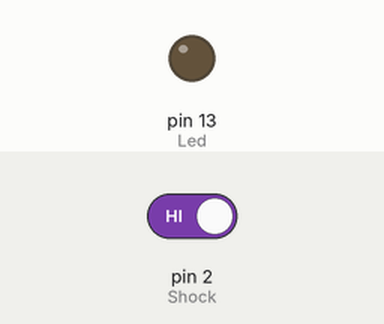
The sketch below on a simulated Arduino Uno, built with avr-gcc and run on an emulated ATmega328P. On the bench: output pins drawn as LEDs (lit = HIGH). The inputs (shaded band) are chosen by the test bench; at power-on: pin 2 (Shock) HIGH.

Above: at 1.2 s.
1.3 s: pin 2 (Shock) driven LOW
At 2.1 s:
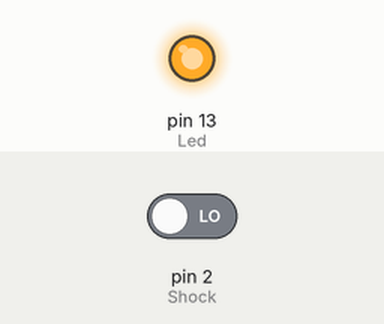
2.8 s: pin 2 (Shock) driven HIGH
At 3.6 s:
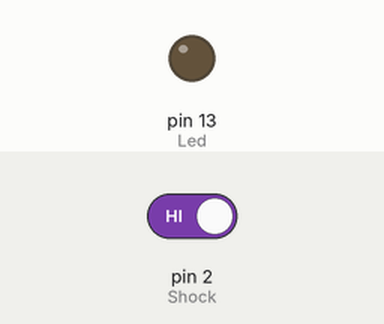
Timing chart, 0 to 5.8 s (numbered marks = the images above; inputs shaded):
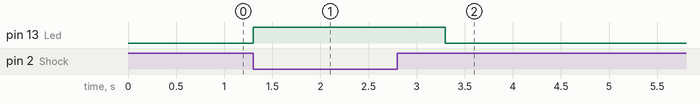

Measured:
- after the input at 1.3 s, pin 13 (Led): LOW → HIGH at once
- after the input at 2.8 s, pin 13 (Led): HIGH → LOW after 0.50 s

The sketch:

12_Vibration_Switch_Module__KY-002_.ino
```cpp
/***********************************************************
File name:  12 – Vibration Switch Module (KY-002)
Let, When the switch detects a jolt, the output of the module is sent low.
Company: SunRobotics Technologies
Website: www.sunrobotics.co.in
Email: support@sunrobotics.co.in
**********************************************************/
int Led = 13 ;// define LED Interface
int Shock = 2; // define the vibration sensor interface
int val; // define numeric variables val
void setup ()  {
  pinMode (Led, OUTPUT) ; // define LED as output interface
  pinMode (Shock, INPUT) ; // output interface defines vibration sensor
}
void loop ()  {
  val = digitalRead (Shock) ;       // read digital interface is assigned a value of 3 val
  if (val == LOW)                        // When the shock sensor detects a signal, LED flashes
  {
    digitalWrite (Led, HIGH); //Turn LED on
    delay(1000); //Hold LED in on state for one second
  }
  else  {
    digitalWrite (Led, LOW);   //Turn off LED
}
 }
```
